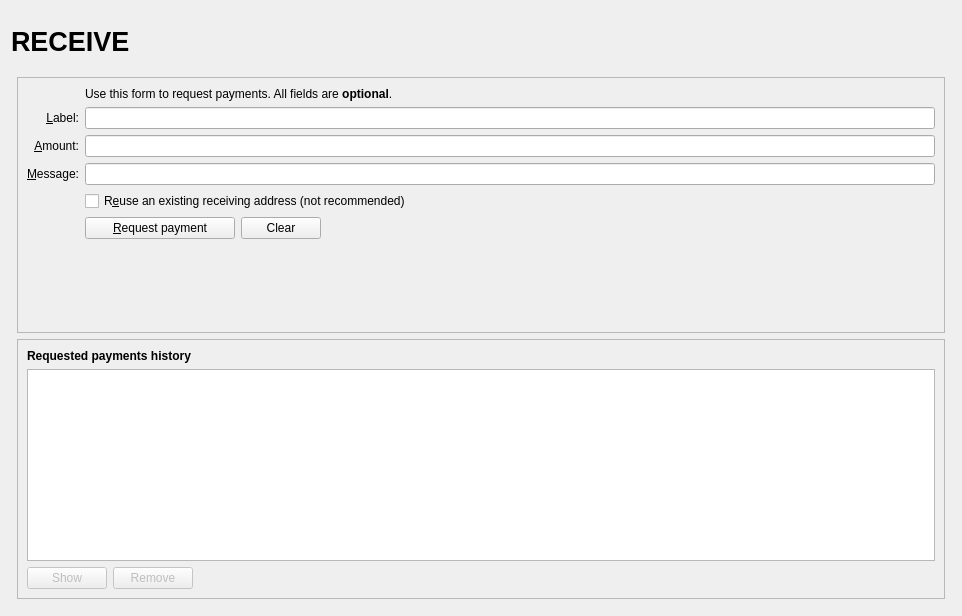
<?xml version="1.0" encoding="UTF-8"?>
<ui version="4.0">
 <class>ReceiveCoinsDialog</class>
 <widget class="QWidget" name="ReceiveCoinsDialog">
  <property name="geometry">
   <rect>
    <x>0</x>
    <y>0</y>
    <width>962</width>
    <height>616</height>
   </rect>
  </property>
  <layout class="QVBoxLayout" name="verticalLayout" stretch="0">
   <item>
    <layout class="QVBoxLayout" name="verticalLayout_Master" stretch="0,1">
     <property name="spacing">
      <number>0</number>
     </property>
     <item>
      <widget class="QFrame" name="frame_Header">
       <layout class="QVBoxLayout" name="verticalLayout_8">
        <property name="leftMargin">
         <number>0</number>
        </property>
        <property name="topMargin">
         <number>0</number>
        </property>
        <property name="rightMargin">
         <number>0</number>
        </property>
        <property name="bottomMargin">
         <number>0</number>
        </property>
        <item>
         <layout class="QHBoxLayout" name="horizontalLayout_Header" stretch="1,0,1">
          <item>
           <widget class="QLabel" name="labelOverviewHeaderLeft">
            <property name="minimumSize">
             <size>
              <width>464</width>
              <height>60</height>
             </size>
            </property>
            <property name="maximumSize">
             <size>
              <width>16777215</width>
              <height>60</height>
             </size>
            </property>
            <property name="font">
             <font>
              <pointsize>20</pointsize>
              <weight>75</weight>
              <bold>true</bold>
             </font>
            </property>
            <property name="text">
             <string>RECEIVE</string>
            </property>
           </widget>
          </item>
          <item>
           <spacer name="horizontalSpacer_3">
            <property name="orientation">
             <enum>Qt::Horizontal</enum>
            </property>
            <property name="sizeHint" stdset="0">
             <size>
              <width>40</width>
              <height>20</height>
             </size>
            </property>
           </spacer>
          </item>
          <item>
           <widget class="QLabel" name="labelOverviewHeaderRight">
            <property name="minimumSize">
             <size>
              <width>464</width>
              <height>60</height>
             </size>
            </property>
            <property name="maximumSize">
             <size>
              <width>16777215</width>
              <height>60</height>
             </size>
            </property>
            <property name="font">
             <font>
              <pointsize>14</pointsize>
             </font>
            </property>
            <property name="text">
             <string/>
            </property>
            <property name="alignment">
             <set>Qt::AlignRight|Qt::AlignTrailing|Qt::AlignVCenter</set>
            </property>
           </widget>
          </item>
         </layout>
        </item>
       </layout>
      </widget>
     </item>
     <item>
      <widget class="QFrame" name="frame_BG">
       <layout class="QVBoxLayout" name="verticalLayout_5">
        <property name="leftMargin">
         <number>6</number>
        </property>
        <property name="topMargin">
         <number>6</number>
        </property>
        <property name="rightMargin">
         <number>6</number>
        </property>
        <property name="bottomMargin">
         <number>6</number>
        </property>
        <item>
         <widget class="QFrame" name="frame2">
          <property name="sizePolicy">
           <sizepolicy hsizetype="Preferred" vsizetype="Expanding">
            <horstretch>0</horstretch>
            <verstretch>0</verstretch>
           </sizepolicy>
          </property>
          <property name="frameShape">
           <enum>QFrame::StyledPanel</enum>
          </property>
          <property name="frameShadow">
           <enum>QFrame::Sunken</enum>
          </property>
          <layout class="QVBoxLayout" name="verticalLayout_3">
           <item>
            <layout class="QGridLayout" name="gridLayout">
             <item row="7" column="2">
              <widget class="QCheckBox" name="reuseAddress">
               <property name="toolTip">
                <string>Reuse one of the previously used receiving addresses.&lt;br&gt;Reusing addresses has security and privacy issues.&lt;br&gt;Do not use this unless re-generating a payment request made before.</string>
               </property>
               <property name="text">
                <string>R&amp;euse an existing receiving address (not recommended)</string>
               </property>
              </widget>
             </item>
             <item row="7" column="0">
              <widget class="QLabel" name="label_4">
               <property name="text">
                <string/>
               </property>
              </widget>
             </item>
             <item row="6" column="0">
              <widget class="QLabel" name="label_3">
               <property name="toolTip">
                <string>An optional message to attach to the payment request, which will be displayed when the request is opened. Note: The message will not be sent with the payment over the putin network.</string>
               </property>
               <property name="text">
                <string>&amp;Message:</string>
               </property>
               <property name="alignment">
                <set>Qt::AlignRight|Qt::AlignTrailing|Qt::AlignVCenter</set>
               </property>
               <property name="buddy">
                <cstring>reqMessage</cstring>
               </property>
              </widget>
             </item>
             <item row="4" column="2">
              <widget class="QLineEdit" name="reqLabel">
               <property name="toolTip">
                <string>An optional label to associate with the new receiving address.</string>
               </property>
              </widget>
             </item>
             <item row="6" column="2">
              <widget class="QLineEdit" name="reqMessage">
               <property name="toolTip">
                <string>An optional message to attach to the payment request, which will be displayed when the request is opened.&lt;br&gt;Note: The message will not be sent with the payment over the putin network.</string>
               </property>
              </widget>
             </item>
             <item row="2" column="2">
              <widget class="QLabel" name="label_5">
               <property name="text">
                <string>Use this form to request payments. All fields are &lt;b&gt;optional&lt;/b&gt;.</string>
               </property>
              </widget>
             </item>
             <item row="4" column="0">
              <widget class="QLabel" name="label_2">
               <property name="toolTip">
                <string>An optional label to associate with the new receiving address.</string>
               </property>
               <property name="text">
                <string>&amp;Label:</string>
               </property>
               <property name="alignment">
                <set>Qt::AlignRight|Qt::AlignTrailing|Qt::AlignVCenter</set>
               </property>
               <property name="buddy">
                <cstring>reqLabel</cstring>
               </property>
              </widget>
             </item>
             <item row="5" column="0">
              <widget class="QLabel" name="label">
               <property name="toolTip">
                <string>An optional amount to request. Leave this empty or zero to not request a specific amount.</string>
               </property>
               <property name="text">
                <string>&amp;Amount:</string>
               </property>
               <property name="alignment">
                <set>Qt::AlignRight|Qt::AlignTrailing|Qt::AlignVCenter</set>
               </property>
               <property name="buddy">
                <cstring>reqAmount</cstring>
               </property>
              </widget>
             </item>
             <item row="5" column="2">
              <widget class="BitcoinAmountField" name="reqAmount">
               <property name="minimumSize">
                <size>
                 <width>80</width>
                 <height>0</height>
                </size>
               </property>
               <property name="toolTip">
                <string>An optional amount to request. Leave this empty or zero to not request a specific amount.</string>
               </property>
              </widget>
             </item>
             <item row="8" column="0">
              <widget class="QLabel" name="label_7">
               <property name="text">
                <string/>
               </property>
              </widget>
             </item>
             <item row="8" column="2">
              <layout class="QHBoxLayout" name="horizontalLayout">
               <item>
                <widget class="QPushButton" name="receiveButton">
                 <property name="minimumSize">
                  <size>
                   <width>150</width>
                   <height>0</height>
                  </size>
                 </property>
                 <property name="text">
                  <string>&amp;Request payment</string>
                 </property>
                 <property name="icon">
                  <iconset resource="../putin.qrc">
                   <normaloff>:/icons/receiving_addresses</normaloff>:/icons/receiving_addresses</iconset>
                 </property>
                </widget>
               </item>
               <item>
                <widget class="QPushButton" name="clearButton">
                 <property name="sizePolicy">
                  <sizepolicy hsizetype="Minimum" vsizetype="Fixed">
                   <horstretch>0</horstretch>
                   <verstretch>0</verstretch>
                  </sizepolicy>
                 </property>
                 <property name="toolTip">
                  <string>Clear all fields of the form.</string>
                 </property>
                 <property name="text">
                  <string>Clear</string>
                 </property>
                 <property name="icon">
                  <iconset resource="../putin.qrc">
                   <normaloff>:/icons/remove</normaloff>:/icons/remove</iconset>
                 </property>
                 <property name="autoDefault">
                  <bool>false</bool>
                 </property>
                </widget>
               </item>
               <item>
                <spacer name="horizontalSpacer">
                 <property name="orientation">
                  <enum>Qt::Horizontal</enum>
                 </property>
                 <property name="sizeHint" stdset="0">
                  <size>
                   <width>40</width>
                   <height>20</height>
                  </size>
                 </property>
                </spacer>
               </item>
              </layout>
             </item>
             <item row="9" column="2">
              <spacer name="verticalSpacer">
               <property name="orientation">
                <enum>Qt::Vertical</enum>
               </property>
               <property name="sizeHint" stdset="0">
                <size>
                 <width>20</width>
                 <height>40</height>
                </size>
               </property>
              </spacer>
             </item>
            </layout>
           </item>
          </layout>
         </widget>
        </item>
        <item>
         <widget class="QFrame" name="frame">
          <property name="sizePolicy">
           <sizepolicy hsizetype="Preferred" vsizetype="Expanding">
            <horstretch>0</horstretch>
            <verstretch>0</verstretch>
           </sizepolicy>
          </property>
          <property name="frameShape">
           <enum>QFrame::StyledPanel</enum>
          </property>
          <property name="frameShadow">
           <enum>QFrame::Raised</enum>
          </property>
          <layout class="QVBoxLayout" name="verticalLayout_2">
           <item>
            <widget class="QLabel" name="label_6">
             <property name="font">
              <font>
               <weight>75</weight>
               <bold>true</bold>
              </font>
             </property>
             <property name="text">
              <string>Requested payments history</string>
             </property>
            </widget>
           </item>
           <item>
            <widget class="QTableView" name="recentRequestsView">
             <property name="palette">
              <palette>
               <active>
                <colorrole role="Text">
                 <brush brushstyle="SolidPattern">
                  <color alpha="255">
                   <red>51</red>
                   <green>51</green>
                   <blue>51</blue>
                  </color>
                 </brush>
                </colorrole>
               </active>
               <inactive>
                <colorrole role="Text">
                 <brush brushstyle="SolidPattern">
                  <color alpha="255">
                   <red>51</red>
                   <green>51</green>
                   <blue>51</blue>
                  </color>
                 </brush>
                </colorrole>
               </inactive>
               <disabled>
                <colorrole role="Text">
                 <brush brushstyle="SolidPattern">
                  <color alpha="255">
                   <red>85</red>
                   <green>85</green>
                   <blue>85</blue>
                  </color>
                 </brush>
                </colorrole>
               </disabled>
              </palette>
             </property>
             <property name="contextMenuPolicy">
              <enum>Qt::CustomContextMenu</enum>
             </property>
             <property name="tabKeyNavigation">
              <bool>false</bool>
             </property>
             <property name="sortingEnabled">
              <bool>true</bool>
             </property>
            </widget>
           </item>
           <item>
            <layout class="QHBoxLayout" name="horizontalLayout_2">
             <item>
              <widget class="QPushButton" name="showRequestButton">
               <property name="enabled">
                <bool>false</bool>
               </property>
               <property name="toolTip">
                <string>Show the selected request (does the same as double clicking an entry)</string>
               </property>
               <property name="text">
                <string>Show</string>
               </property>
               <property name="icon">
                <iconset resource="../putin.qrc">
                 <normaloff>:/icons/edit</normaloff>:/icons/edit</iconset>
               </property>
               <property name="autoDefault">
                <bool>false</bool>
               </property>
              </widget>
             </item>
             <item>
              <widget class="QPushButton" name="removeRequestButton">
               <property name="enabled">
                <bool>false</bool>
               </property>
               <property name="toolTip">
                <string>Remove the selected entries from the list</string>
               </property>
               <property name="text">
                <string>Remove</string>
               </property>
               <property name="icon">
                <iconset resource="../putin.qrc">
                 <normaloff>:/icons/remove</normaloff>:/icons/remove</iconset>
               </property>
               <property name="autoDefault">
                <bool>false</bool>
               </property>
              </widget>
             </item>
             <item>
              <spacer name="horizontalSpacer_2">
               <property name="orientation">
                <enum>Qt::Horizontal</enum>
               </property>
               <property name="sizeHint" stdset="0">
                <size>
                 <width>40</width>
                 <height>20</height>
                </size>
               </property>
              </spacer>
             </item>
            </layout>
           </item>
          </layout>
         </widget>
        </item>
       </layout>
      </widget>
     </item>
    </layout>
   </item>
  </layout>
 </widget>
 <customwidgets>
  <customwidget>
   <class>BitcoinAmountField</class>
   <extends>QLineEdit</extends>
   <header>bitcoinamountfield.h</header>
   <container>1</container>
  </customwidget>
 </customwidgets>
 <tabstops>
  <tabstop>reqLabel</tabstop>
  <tabstop>reqAmount</tabstop>
  <tabstop>reqMessage</tabstop>
  <tabstop>reuseAddress</tabstop>
  <tabstop>receiveButton</tabstop>
  <tabstop>clearButton</tabstop>
  <tabstop>recentRequestsView</tabstop>
  <tabstop>showRequestButton</tabstop>
  <tabstop>removeRequestButton</tabstop>
 </tabstops>
 <resources>
  <include location="../putin.qrc"/>
 </resources>
 <connections/>
</ui>
